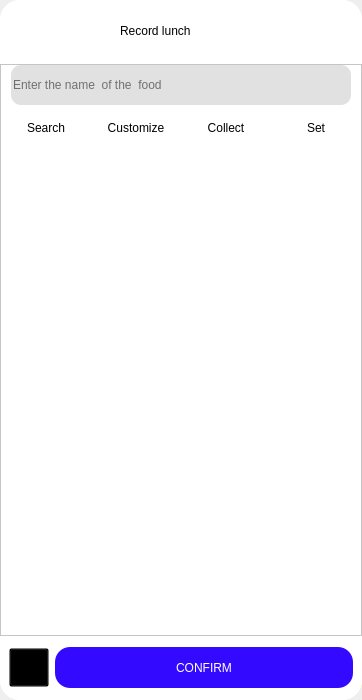
<?xml version="1.0" encoding="UTF-8"?>
<ui version="4.0">
 <class>Widget_MealRecord</class>
 <widget class="QWidget" name="Widget_MealRecord">
  <property name="geometry">
   <rect>
    <x>0</x>
    <y>0</y>
    <width>362</width>
    <height>700</height>
   </rect>
  </property>
  <property name="minimumSize">
   <size>
    <width>300</width>
    <height>666</height>
   </size>
  </property>
  <property name="windowTitle">
   <string>Form</string>
  </property>
  <layout class="QVBoxLayout" name="verticalLayout_2">
   <property name="spacing">
    <number>6</number>
   </property>
   <property name="leftMargin">
    <number>0</number>
   </property>
   <property name="topMargin">
    <number>0</number>
   </property>
   <property name="rightMargin">
    <number>0</number>
   </property>
   <property name="bottomMargin">
    <number>0</number>
   </property>
   <item>
    <widget class="QFrame" name="frame">
     <property name="styleSheet">
      <string notr="true">#frame{
	border-top-right-radius:20px;
	border-top-left-radius:20px;
	border-bottom-right-radius:20px;
	border-bottom-left-radius:20px;
	background-color: white;
}</string>
     </property>
     <property name="frameShape">
      <enum>QFrame::Shape::StyledPanel</enum>
     </property>
     <property name="frameShadow">
      <enum>QFrame::Shadow::Raised</enum>
     </property>
     <layout class="QVBoxLayout" name="verticalLayout" stretch="1,9,1">
      <property name="spacing">
       <number>0</number>
      </property>
      <property name="leftMargin">
       <number>0</number>
      </property>
      <property name="topMargin">
       <number>0</number>
      </property>
      <property name="rightMargin">
       <number>0</number>
      </property>
      <property name="bottomMargin">
       <number>0</number>
      </property>
      <item>
       <widget class="QFrame" name="frame_head">
        <property name="styleSheet">
         <string notr="true">QFrame{
background-color:white;
	border-top-right-radius:20px;
	border-top-left-radius:20px;
	border-bottom-right-radius:20px;
	border-bottom-left-radius:20px;
}</string>
        </property>
        <property name="frameShape">
         <enum>QFrame::Shape::StyledPanel</enum>
        </property>
        <property name="frameShadow">
         <enum>QFrame::Shadow::Raised</enum>
        </property>
        <widget class="QPushButton" name="button_return">
         <property name="geometry">
          <rect>
           <x>10</x>
           <y>18</y>
           <width>28</width>
           <height>24</height>
          </rect>
         </property>
         <property name="styleSheet">
          <string notr="true">QPushButton{
background-color:transparent;
border-radius:10px;
}</string>
         </property>
         <property name="text">
          <string/>
         </property>
         <property name="icon">
          <iconset resource="../res.qrc">
           <normaloff>:/icons/icon/back.png</normaloff>:/icons/icon/back.png</iconset>
         </property>
         <property name="iconSize">
          <size>
           <width>24</width>
           <height>24</height>
          </size>
         </property>
        </widget>
        <widget class="QLabel" name="label">
         <property name="geometry">
          <rect>
           <x>120</x>
           <y>20</y>
           <width>105</width>
           <height>21</height>
          </rect>
         </property>
         <property name="styleSheet">
          <string notr="true">font: 700 12pt &quot;微软雅黑&quot;;</string>
         </property>
         <property name="text">
          <string>Record lunch</string>
         </property>
        </widget>
       </widget>
      </item>
      <item>
       <widget class="QFrame" name="frame_center">
        <property name="styleSheet">
         <string notr="true">QFrame{
background-color:white;
}

QPushButton{
	font:14px &quot;微软雅黑&quot;
}</string>
        </property>
        <property name="frameShape">
         <enum>QFrame::Shape::StyledPanel</enum>
        </property>
        <property name="frameShadow">
         <enum>QFrame::Shadow::Raised</enum>
        </property>
        <layout class="QVBoxLayout" name="verticalLayout_3" stretch="1,1,9">
         <property name="spacing">
          <number>0</number>
         </property>
         <property name="leftMargin">
          <number>0</number>
         </property>
         <property name="topMargin">
          <number>0</number>
         </property>
         <property name="rightMargin">
          <number>0</number>
         </property>
         <property name="bottomMargin">
          <number>0</number>
         </property>
         <item>
          <widget class="QLineEdit" name="lineEdit_foodname">
           <property name="minimumSize">
            <size>
             <width>0</width>
             <height>40</height>
            </size>
           </property>
           <property name="styleSheet">
            <string notr="true">QLineEdit{
background-color:rgb(225, 225, 225);
border-radius:10px;
margin-left:10px;
margin-right:10px;
}</string>
           </property>
           <property name="placeholderText">
            <string>Enter the name  of the  food</string>
           </property>
          </widget>
         </item>
         <item>
          <layout class="QHBoxLayout" name="horizontalLayout">
           <item>
            <widget class="QPushButton" name="button_search">
             <property name="minimumSize">
              <size>
               <width>75</width>
               <height>45</height>
              </size>
             </property>
             <property name="maximumSize">
              <size>
               <width>100</width>
               <height>16777215</height>
              </size>
             </property>
             <property name="styleSheet">
              <string notr="true">QPushButton{
background-color:white;
border: none;          /* 移除边框 */
outline: none; 
}</string>
             </property>
             <property name="text">
              <string>Search</string>
             </property>
            </widget>
           </item>
           <item>
            <widget class="QPushButton" name="button_customize">
             <property name="minimumSize">
              <size>
               <width>75</width>
               <height>45</height>
              </size>
             </property>
             <property name="maximumSize">
              <size>
               <width>100</width>
               <height>16777215</height>
              </size>
             </property>
             <property name="styleSheet">
              <string notr="true">QPushButton{
background-color:white;
border: none;          /* 移除边框 */
outline: none; 
}</string>
             </property>
             <property name="text">
              <string>Customize</string>
             </property>
            </widget>
           </item>
           <item>
            <widget class="QPushButton" name="button_collect">
             <property name="minimumSize">
              <size>
               <width>75</width>
               <height>45</height>
              </size>
             </property>
             <property name="maximumSize">
              <size>
               <width>100</width>
               <height>16777215</height>
              </size>
             </property>
             <property name="styleSheet">
              <string notr="true">QPushButton{
background-color:white;
border: none;          /* 移除边框 */
}</string>
             </property>
             <property name="text">
              <string>Collect</string>
             </property>
            </widget>
           </item>
           <item>
            <widget class="QPushButton" name="button_set">
             <property name="minimumSize">
              <size>
               <width>75</width>
               <height>45</height>
              </size>
             </property>
             <property name="maximumSize">
              <size>
               <width>100</width>
               <height>16777215</height>
              </size>
             </property>
             <property name="styleSheet">
              <string notr="true">QPushButton{
background-color:white;
border: none;          /* 移除边框 */
outline: none; 
}</string>
             </property>
             <property name="text">
              <string>Set</string>
             </property>
            </widget>
           </item>
          </layout>
         </item>
         <item>
          <widget class="QStackedWidget" name="stackedWidget">
           <property name="currentIndex">
            <number>0</number>
           </property>
           <widget class="QWidget" name="page_search"/>
           <widget class="QWidget" name="page_collect"/>
           <widget class="QWidget" name="page_set"/>
           <widget class="QWidget" name="page_customize"/>
          </widget>
         </item>
        </layout>
       </widget>
      </item>
      <item>
       <widget class="QFrame" name="frame_foot">
        <property name="styleSheet">
         <string notr="true">QFrame{
background-color:white;
	border-top-right-radius:20px;
	border-top-left-radius:20px;
	border-bottom-right-radius:20px;
	border-bottom-left-radius:20px;
}</string>
        </property>
        <property name="frameShape">
         <enum>QFrame::Shape::StyledPanel</enum>
        </property>
        <property name="frameShadow">
         <enum>QFrame::Shadow::Raised</enum>
        </property>
        <layout class="QHBoxLayout" name="horizontalLayout_2">
         <item>
          <widget class="QToolButton" name="button_list">
           <property name="styleSheet">
            <string notr="true">#button_list{
	background-color: transparent;
}</string>
           </property>
           <property name="text">
            <string/>
           </property>
           <property name="icon">
            <iconset resource="../res.qrc">
             <normaloff>:/icons/icon/食物管理.png</normaloff>:/icons/icon/食物管理.png</iconset>
           </property>
           <property name="iconSize">
            <size>
             <width>32</width>
             <height>32</height>
            </size>
           </property>
          </widget>
         </item>
         <item>
          <widget class="QPushButton" name="button_confrim">
           <property name="minimumSize">
            <size>
             <width>0</width>
             <height>41</height>
            </size>
           </property>
           <property name="styleSheet">
            <string notr="true">QPushButton{
background-color:rgb(51, 10, 255);
color:white;
	font: 700 9pt &quot;微软雅黑&quot;;
border-radius:15px;
}</string>
           </property>
           <property name="text">
            <string>CONFIRM</string>
           </property>
          </widget>
         </item>
        </layout>
       </widget>
      </item>
     </layout>
    </widget>
   </item>
  </layout>
 </widget>
 <resources>
  <include location="../res.qrc"/>
 </resources>
 <connections>
  <connection>
   <sender>button_return</sender>
   <signal>clicked()</signal>
   <receiver>Widget_MealRecord</receiver>
   <slot>close()</slot>
   <hints>
    <hint type="sourcelabel">
     <x>27</x>
     <y>28</y>
    </hint>
    <hint type="destinationlabel">
     <x>56</x>
     <y>-12</y>
    </hint>
   </hints>
  </connection>
 </connections>
</ui>
